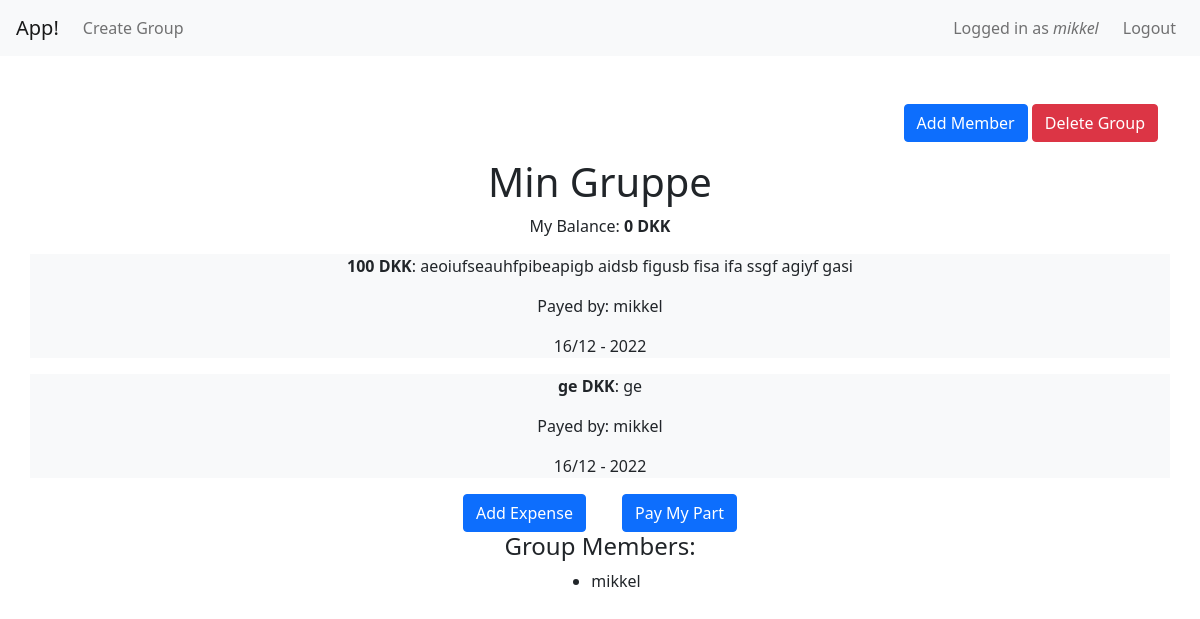
Page /group?group_id=1 (signed in) on the committed database.
### tables this page shows
CREATE TABLE users (
    user_id INTEGER PRIMARY KEY AUTOINCREMENT,
    username TEXT NOT NULL,
    hash TEXT NOT NULL
);

CREATE TABLE groups (
    group_id INTEGER PRIMARY KEY AUTOINCREMENT,
    group_name TEXT NOT NULL,
    last_updated TEXT NOT NULL,
    creator INTEGER NOT NULL,
    FOREIGN KEY(creator) REFERENCES users(user_id)
);

CREATE TABLE group_members (
    group_member_id INTEGER PRIMARY KEY AUTOINCREMENT,
    balance INTEGER NOT NULL DEFAULT 0,
    user_id INTEGER NOT NULL,
    group_id INTEGER NOT NULL,
    FOREIGN KEY(user_id) REFERENCES users(user_id),
    FOREIGN KEY(group_id) REFERENCES groups(group_id)
);

CREATE TABLE expenses (
    expense_id INTEGER PRIMARY KEY AUTOINCREMENT,
    payer INTEGER NOT NULL,
    amount INTEGER NOT NULL,
    message TEXT NOT NULL,
    time TEXT NOT NULL,
    group_id INTEGER NOT NULL,
    FOREIGN KEY(payer) REFERENCES group_members(group_member_id),
    FOREIGN KEY(group_id) REFERENCES groups(group_id)
);

### app.py (the view, shortened to what this page needs)
@app.route("/group", methods = ["POST", "GET"])
def group():
    if session.get("user_id") == None:
        return redirect("/login")
    group_id = request.args.get("group_id")
    if request.method == "GET":
        group = find_group(group_id)[0]
        current_group_member = find_group_member(group_id, session["user_id"])[0]
        group_members = get_group_members(group_id)
        expenses = get_expenses(group_id)
        return render_template("views/group.html", group=group, current_group_member=current_group_member, expenses=expenses, group_members=group_members)

### helpers.py (called while the page is built)
def get_db_connection():
    connection = sqlite3.connect("database/app.db")
    connection.row_factory = sqlite3.Row
    return connection

def find_group(group_id):
    conn = get_db_connection()
    group = conn.execute("SELECT * FROM groups WHERE group_id = ?", [group_id]).fetchall()
    conn.close()
    return group

def find_group_member(group_id, user_id):
    conn = get_db_connection()
    group = conn.execute("SELECT * FROM group_members WHERE group_id = ? AND user_id = ?", [group_id, user_id]).fetchall()
    conn.close()
    return group

def get_expenses(group_id):
    conn = get_db_connection()
    expenses = conn.execute("SELECT * FROM users LEFT JOIN expenses ON expenses.payer = users.user_id WHERE group_id = ? ORDER BY time DESC LIMIT 5", [group_id]).fetchall()
    conn.close()
    return expenses

def get_group_members(group_id):
    conn = get_db_connection()
    group_members = conn.execute("SELECT * FROM group_members INNER JOIN users ON users.user_id = group_members.user_id WHERE group_members.group_id = ?", [group_id]).fetchall()
    conn.close()
    return group_members

def dkk(number):
    number = str(round(number,2))
    return number + " DKK"

### templates/views/group.html (shortened to what this page needs)
{% extends "layout.html" %}
{% block main %}
    {% if session["user_id"] == group["creator"] %}
        <div class="container text-end">
            <form action="/group?group_id={{ group['group_id'] }}" method="post">
                <button class="btn btn-primary mb-3" type="submit" name="add_member">Add Member</button>
                <button class="btn btn-danger mb-3" type="submit" name="delete">Delete Group</button>
            </form>
        </div>
    {% endif %}
    <div class="container text-center">
        <h1>{{ group["group_name"] }}</h1>
    </div>
    <div class="container text-center">
        <p>My Balance: <b>{{ current_group_member["balance"] | dkk }}</b></p>
    </div>
    <div>
        {% for expense in expenses %}
        <div class="container text-center bg-light">
            <p><b>{{ expense["amount"] }} DKK</b>: {{ expense["message"] }}</p>
            <p>Payed by: {{ expense["username"] }}</p>
            <p>{{ expense["time"][8:10] }}/{{ expense["time"][5:7] }} - {{ expense["time"][:4] }}</p>
        </div>
        {% endfor %}
    </div>
    <div class="container text-center">
        <form action="/group?group_id={{ group['group_id'] }}" method="post">
            <button class="btn btn-primary ms-3 me-3" type="submit" name="add_expense">Add Expense</button>
            <button class="btn btn-primary ms-3 me-3" type="submit" name="pay_my_part">Pay My Part</button>
        </form>
    </div>
    <div class="container text-center">
        <h4>Group Members:</h4>
        <div class="d-inline-flex text-start">
            <ul>
                {% for group_member in group_members %}
                <li>{{group_member["username"]}}</li>
                {% endfor %}
            </ul>
        </div>
    </div>
{% endblock %}

### templates/layout.html (shortened to what this page needs)
<!DOCTYPE html>
<html lang="en">
<head>
    <link href="https://cdn.jsdelivr.net/npm/bootstrap@5.1.3/dist/css/bootstrap.min.css" rel="stylesheet">
</head>
<body>
    <nav class="navbar navbar-expand-lg navbar-light bg-light ps-3 pe-3">
      <a class="navbar-brand" href="/">App!</a>
      <div class="collapse navbar-collapse" id="navbarNav">
        {% if session.get("user_id") == None %}
          <ul class="navbar-nav ms-auto">
            <li class="nav-item">
              <a class="nav-link" href="/login">Login</a>
            </li>
            <li class="nav-item">
              <a class="nav-link" href="/register">Register</a>
            </li>
          </ul>
        {% else %}
          <ul class="navbar-nav me-auto">
            <li class="nav-item">
              <a class="nav-link" href="/create_group">Create Group</a>
            </li>
          </ul>
          <ul class="navbar-nav ms-auto">
            <span class="navbar-text me-3">
              Logged in as <i>{{session["username"]}}</i>
            </span>
            <li class="nav-item">
              <a class="nav-link" href="/logout">Logout</a>
            </li>
          </ul>
        {% endif %}
      </div>
    </nav>
    <main class="container-fluid py-5">
      {% block main %}{% endblock %}
    </main>
</body>
</html>

### rows in the picture
users: username "mikkel"
groups: group_name "Min Gruppe"
group_members: balance|dkk "0 DKK", username "mikkel"
expenses: amount "100", message "aeoiufseauhfpibeapigb aidsb figusb fisa ifa ssgf agiyf gasi", username "mikkel", time "16", time "12", time "2022"
expenses: amount "ge", message "ge", username "mikkel", time "16", time "12", time "2022"
